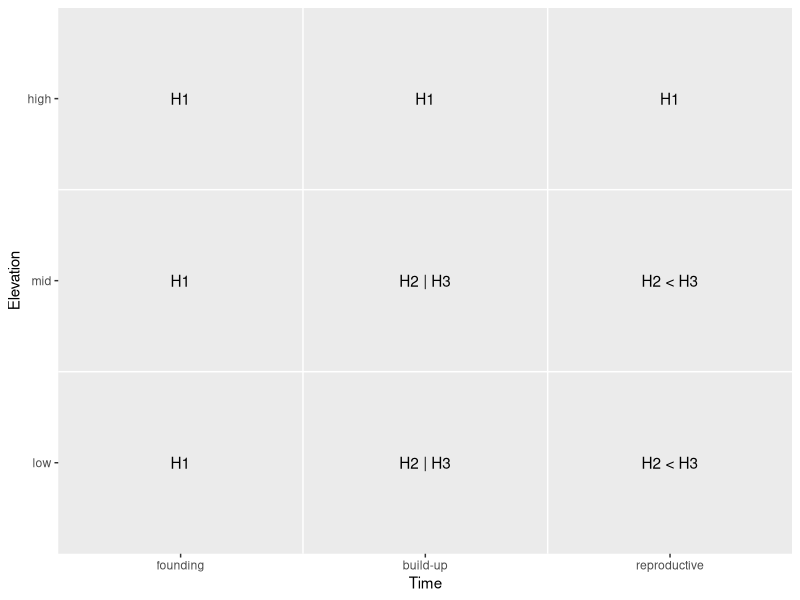

This figure's R source:
## ---- chunk 1
library(tidyverse)
## ---- chunk 2
Time <- c(0,1,2,3)
Elevation <- c(0,1,2,3)
tab <- cbind(Time, Elevation) %>%
  as_tibble()

ggplot(tab, aes(Time, Elevation)) +
  geom_vline(xintercept = c(1,2), color = "white") +
  geom_hline(yintercept = c(1,2), color = "white") +
  scale_x_continuous(expand = c(0,0),
                     breaks = c(0.5, 1.5, 2.5), 
                     labels = c("founding", "build-up", "reproductive"),
                     limits = c(0,3)) +
  scale_y_continuous(expand = c(0,0),
                     breaks = c(0.5, 1.5, 2.5), 
                     labels = c("low", "mid", "high"),
                     limits = c(0,3)) +
  #geom_text() +
  annotate("text", x = 0.5, y = 2.5, label = "H1") +
  annotate("text", x = 1.5, y = 2.5, label = "H1") +
  annotate("text", x = 2.5, y = 2.5, label = "H1") +
  annotate("text", x = 0.5, y = 1.5, label = "H1") +
  annotate("text", x = 0.5, y = 0.5, label = "H1") +
  annotate("text", x = 1.5, y = 1.5, label = "H2 | H3") +
  annotate("text", x = 2.5, y = 1.5, label = "H2 < H3") +
  annotate("text", x = 1.5, y = 0.5, label = "H2 | H3") +
  annotate("text", x = 2.5, y = 0.5, label = "H2 < H3") +
  theme(panel.grid.major = element_blank(), panel.grid.minor = element_blank())
